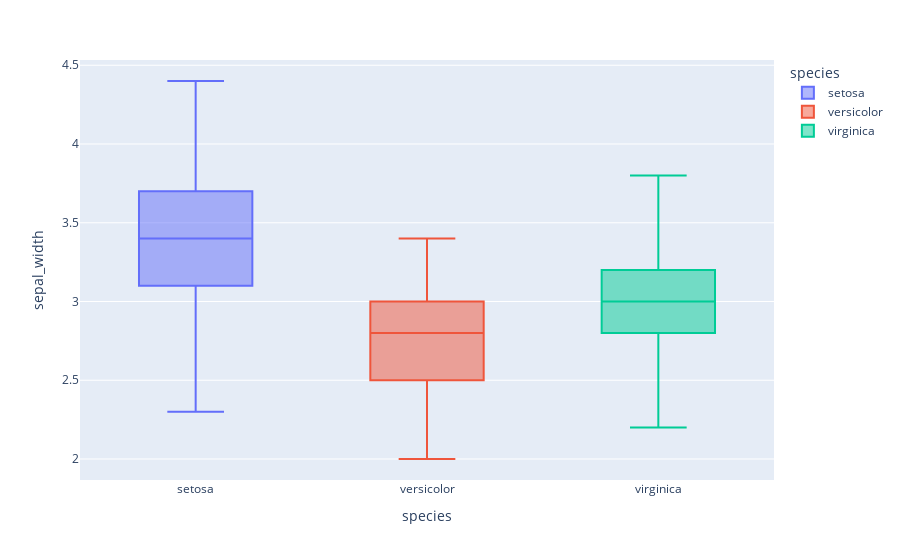

Notebook code cell kept with this figure:
### Code cell
px.box(data_frame=iris, y='sepal_width', x='species', color='species')

### Figure 1 — Plotly figure (JSON) as saved in the notebook; plotly's stock layout.template omitted (floating-point values rounded to 4 significant figures)
{"data": [{"alignmentgroup": "True", "hovertemplate": "species=%{x}<br>sepal_width=%{y}<extra></extra>", "legendgroup": "setosa", "marker": {"color": "#636efa"}, "name": "setosa", "notched": false, "offsetgroup": "setosa", "orientation": "v", "showlegend": true, "type": "box", "x": ["setosa", "setosa", "setosa", "setosa", "setosa", "setosa", "setosa", "setosa", "setosa", "setosa", "setosa", "setosa", "setosa", "setosa", "setosa", "setosa", "setosa", "setosa", "setosa", "setosa", "setosa", "setosa", "setosa", "setosa", "setosa", "setosa", "setosa", "setosa", "setosa", "setosa", "setosa", "setosa", "setosa", "setosa", "setosa", "setosa", "setosa", "setosa", "setosa", "setosa", "setosa", "setosa", "setosa", "setosa", "setosa", "setosa", "setosa", "setosa", "setosa", "setosa"], "x0": " ", "xaxis": "x", "y": [3.5, 3, 3.2, 3.1, 3.6, 3.9, 3.4, 3.4, 2.9, 3.1, 3.7, 3.4, 3, 3, 4, 4.4, 3.9, 3.5, 3.8, 3.8, 3.4, 3.7, 3.6, 3.3, 3.4, 3, 3.4, 3.5, 3.4, 3.2, 3.1, 3.4, 4.1, 4.2, 3.1, 3.2, 3.5, 3.1, 3, 3.4, 3.5, 2.3, 3.2, 3.5, 3.8, 3, 3.8, 3.2, 3.7, 3.3], "y0": " ", "yaxis": "y"}, {"alignmentgroup": "True", "hovertemplate": "species=%{x}<br>sepal_width=%{y}<extra></extra>", "legendgroup": "versicolor", "marker": {"color": "#EF553B"}, "name": "versicolor", "notched": false, "offsetgroup": "versicolor", "orientation": "v", "showlegend": true, "type": "box", "x": ["versicolor", "versicolor", "versicolor", "versicolor", "versicolor", "versicolor", "versicolor", "versicolor", "versicolor", "versicolor", "versicolor", "versicolor", "versicolor", "versicolor", "versicolor", "versicolor", "versicolor", "versicolor", "versicolor", "versicolor", "versicolor", "versicolor", "versicolor", "versicolor", "versicolor", "versicolor", "versicolor", "versicolor", "versicolor", "versicolor", "versicolor", "versicolor", "versicolor", "versicolor", "versicolor", "versicolor", "versicolor", "versicolor", "versicolor", "versicolor", "versicolor", "versicolor", "versicolor", "versicolor", "versicolor", "versicolor", "versicolor", "versicolor", "versicolor", "versicolor"], "x0": " ", "xaxis": "x", "y": [3.2, 3.2, 3.1, 2.3, 2.8, 2.8, 3.3, 2.4, 2.9, 2.7, 2, 3, 2.2, 2.9, 2.9, 3.1, 3, 2.7, 2.2, 2.5, 3.2, 2.8, 2.5, 2.8, 2.9, 3, 2.8, 3, 2.9, 2.6, 2.4, 2.4, 2.7, 2.7, 3, 3.4, 3.1, 2.3, 3, 2.5, 2.6, 3, 2.6, 2.3, 2.7, 3, 2.9, 2.9, 2.5, 2.8], "y0": " ", "yaxis": "y"}, {"alignmentgroup": "True", "hovertemplate": "species=%{x}<br>sepal_width=%{y}<extra></extra>", "legendgroup": "virginica", "marker": {"color": "#00cc96"}, "name": "virginica", "notched": false, "offsetgroup": "virginica", "orientation": "v", "showlegend": true, "type": "box", "x": ["virginica", "virginica", "virginica", "virginica", "virginica", "virginica", "virginica", "virginica", "virginica", "virginica", "virginica", "virginica", "virginica", "virginica", "virginica", "virginica", "virginica", "virginica", "virginica", "virginica", "virginica", "virginica", "virginica", "virginica", "virginica", "virginica", "virginica", "virginica", "virginica", "virginica", "virginica", "virginica", "virginica", "virginica", "virginica", "virginica", "virginica", "virginica", "virginica", "virginica", "virginica", "virginica", "virginica", "virginica", "virginica", "virginica", "virginica", "virginica", "virginica", "virginica"], "x0": " ", "xaxis": "x", "y": [3.3, 2.7, 3, 2.9, 3, 3, 2.5, 2.9, 2.5, 3.6, 3.2, 2.7, 3, 2.5, 2.8, 3.2, 3, 3.8, 2.6, 2.2, 3.2, 2.8, 2.8, 2.7, 3.3, 3.2, 2.8, 3, 2.8, 3, 2.8, 3.8, 2.8, 2.8, 2.6, 3, 3.4, 3.1, 3, 3.1, 3.1, 3.1, 2.7, 3.2, 3.3, 3, 2.5, 3, 3.4, 3], "y0": " ", "yaxis": "y"}], "layout": {"boxmode": "overlay", "legend": {"title": {"text": "species"}, "tracegroupgap": 0}, "margin": {"t": 60}, "xaxis": {"anchor": "y", "categoryarray": ["setosa", "versicolor", "virginica"], "categoryorder": "array", "domain": [0, 1], "title": {"text": "species"}}, "yaxis": {"anchor": "x", "domain": [0, 1], "title": {"text": "sepal_width"}}}}
